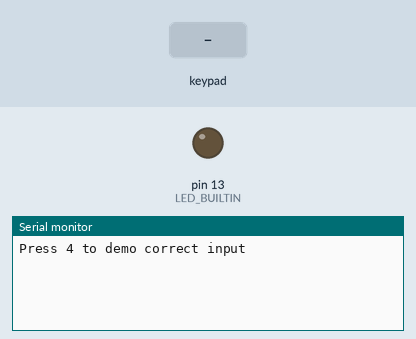
Recording of a sketch running on a simulated Arduino Nano, built with avr-gcc and run on an emulated ATmega328P. On the bench: output pins drawn as LEDs (lit = HIGH), the last lines printed to the serial monitor. The inputs (shaded band) are chosen by the test bench.

Above: at 1.2 s.
1.3 s: key '1' pressed
At 2.2 s:
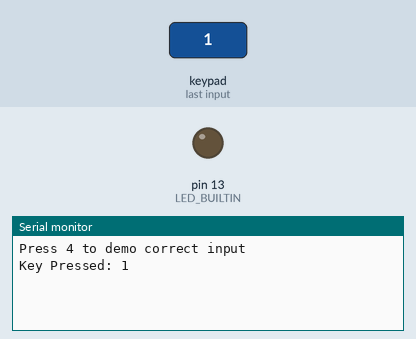
2.8 s: keypad keys 1 2 # pressed 0.4 s apart
At 5.0 s:
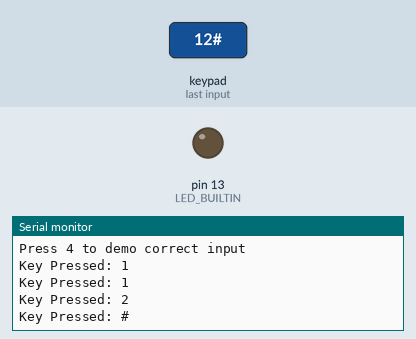
5.5 s: key '*' pressed
At 6.3 s:
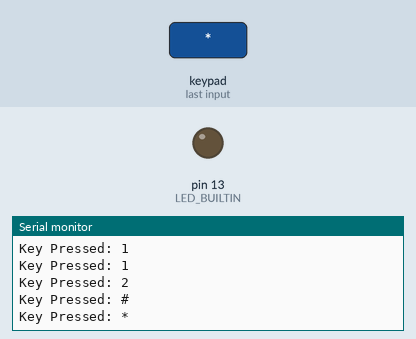

The sketch:

blink_example1.ino
```cpp
#include <Keypad.h>


const byte numROWS = 4;
const byte numCOLS = 3;

char keys[numROWS][numCOLS] = {
  {'1','2','3'},
  {'4','5','6'},
  {'7','8','9'},
  {'*','0','#'}
};

byte rowPins[numROWS] = {A5,A0,A1,A3};//{7, 2, 3, 5};
byte colPins[numCOLS] = {A4,A6,A2};//{6, 8, 4};

Keypad myKeypad = Keypad( makeKeymap(keys), rowPins, colPins, numROWS, numCOLS );

void setup() {
  Serial.begin(9600);
  // initialize digital pin LED_BUILTIN as an output.
  pinMode(LED_BUILTIN, OUTPUT);
  Serial.println("Press 4 to demo correct input");
};


void loop() {

  char key = myKeypad.getKey();

  if (key != NO_KEY){
    Serial.print("Key Pressed: ");
    Serial.println(key);


  }

}
```

Measured:
- after the input at 1.3 s, the serial monitor: prints a new line at once (image 1)
- after the input at 2.8 s, the serial monitor: prints a new line after 0.40 s (image 2)
- after the input at 5.5 s, the serial monitor: prints a new line at once (image 3)
